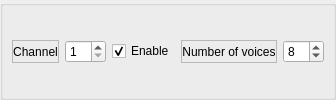
    <widget class="QGroupBox" name="generalBox">
     <property name="title">
      <string/>
     </property>
     <layout class="QGridLayout">
      <property name="margin">
       <number>9</number>
      </property>
      <property name="spacing">
       <number>6</number>
      </property>
      <item row="0" column="4">
       <widget class="QSpinBox" name="nbrVoicesSpinBox">
        <property name="enabled">
         <bool>true</bool>
        </property>
        <property name="toolTip">
         <string>Number of Voices</string>
        </property>
        <property name="minimum">
         <number>1</number>
        </property>
        <property name="maximum">
         <number>64</number>
        </property>
        <property name="value">
         <number>8</number>
        </property>
       </widget>
      </item>
      <item row="0" column="3">
       <widget class="QLabel" name="numberVoicesLabel">
        <property name="frameShape">
         <enum>QFrame::StyledPanel</enum>
        </property>
        <property name="text">
         <string>Number of voices</string>
        </property>
        <property name="alignment">
         <set>Qt::AlignCenter</set>
        </property>
       </widget>
      </item>
      <item row="0" column="2">
       <widget class="QCheckBox" name="ChannelCheckBox">
        <property name="text">
         <string>Enable</string>
        </property>
        <property name="checked">
         <bool>true</bool>
        </property>
       </widget>
      </item>
      <item row="0" column="1">
       <widget class="QSpinBox" name="ChannelNumSpinBox">
        <property name="minimum">
         <number>1</number>
        </property>
        <property name="maximum">
         <number>16</number>
        </property>
       </widget>
      </item>
      <item row="0" column="0">
       <widget class="QLabel" name="channelNumLabel">
        <property name="frameShape">
         <enum>QFrame::StyledPanel</enum>
        </property>
        <property name="text">
         <string>Channel</string>
        </property>
        <property name="alignment">
         <set>Qt::AlignCenter</set>
        </property>
       </widget>
      </item>
     </layout>
    </widget>
